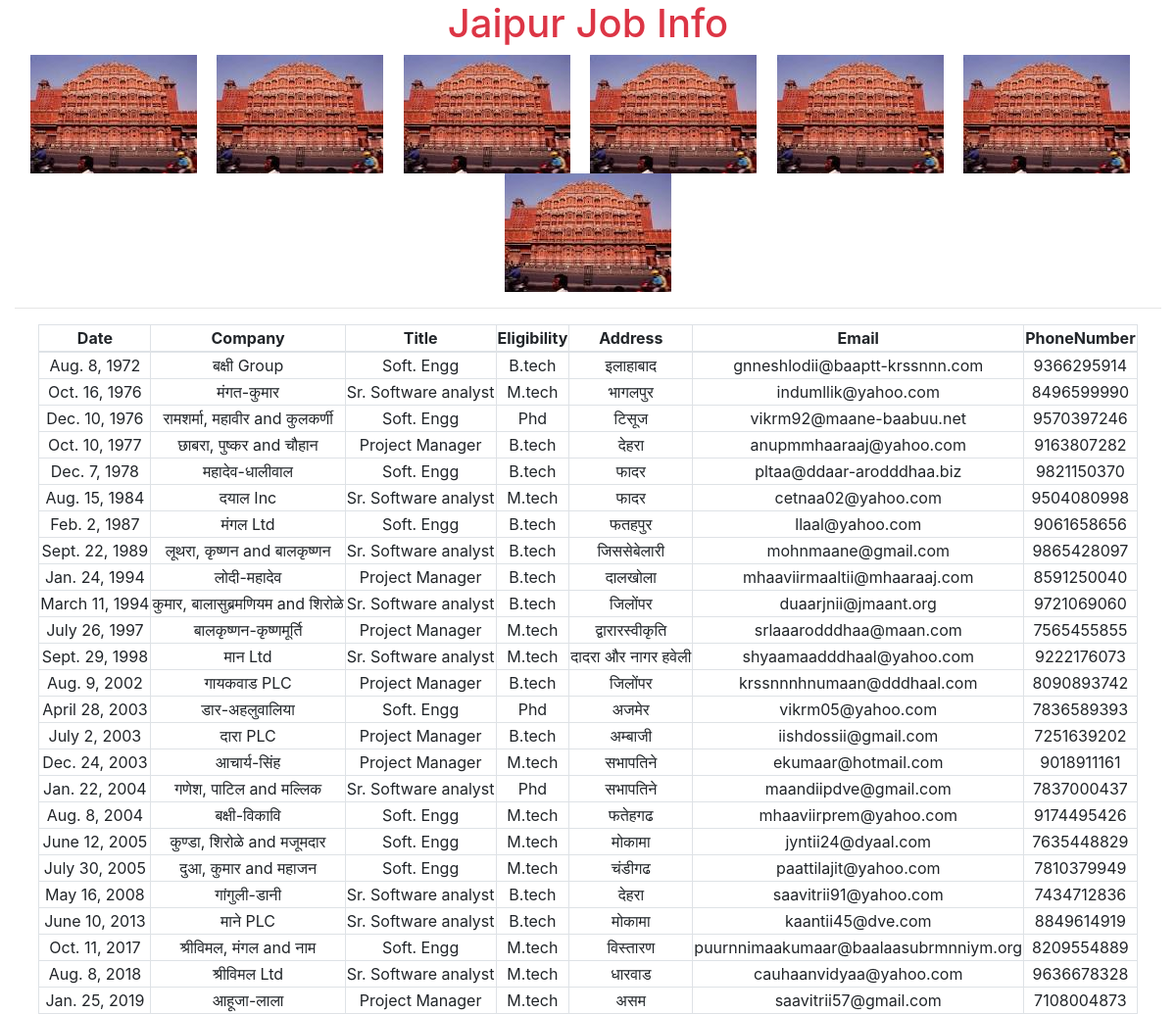
/jaipur/, run on the app's committed database.
### testapp/models.py (models this page shows)
class jaipurjobs(models.Model):
    date=models.DateField()
    company=models.CharField(max_length=30)
    title=models.CharField(max_length=30)
    eligibility=models.CharField(max_length=30)
    address=models.CharField(max_length=30)
    email=models.EmailField()
    phonenumber=models.IntegerField()

### testapp/views.py (the view)
# urls.py: url(r'^jaipur/', views.jaipurjobsinfo),
def jaipurjobsinfo(request):
    jaipur_list=jaipurjobs.objects.order_by('date')
    mydict={'joblist':jaipur_list}
    return render(request,'testapp/jaipur.html',context=mydict)

### templates/testapp/jaipur.html (shortened to what this page needs)
<!DOCTYPE html>
{% load staticfiles %}
<html lang="en" dir="ltr">
  <head>
    <link rel="stylesheet" href="{% static "css/demo.css" %}">
    <link rel="stylesheet" href="https://stackpath.bootstrapcdn.com/bootstrap/4.3.1/css/bootstrap.min.css">
  </head>
  <body>
    <div class="container-fluid text-center">
        <h1 class="text-center text-danger">Jaipur Job Info</h1>
    <img src="{% static "images/jaipur.jpg" %}" class="mr-3" alt="">
    <img src="{% static "images/jaipur.jpg" %}" class="mr-3" alt="">
    <img src="{% static "images/jaipur.jpg" %}" class="mr-3" alt="">
    <img src="{% static "images/jaipur.jpg" %}" class="mr-3" alt="">
    <img src="{% static "images/jaipur.jpg" %}" class="mr-3" alt="">
    <img src="{% static "images/jaipur.jpg" %}" class="mr-3" alt="">
    <img src="{% static "images/jaipur.jpg" %}" alt="">
    <hr>
    {% if joblist %}
    <table class="table-bordered " align="center">
      <thead>
        <th>Date</th>
        <th>Company</th>
        <th>Title</th>
        <th>Eligibility</th>
        <th>Address</th>
        <th>Email</th>
        <th>PhoneNumber</th>
        </thead>
        {% for job in joblist %}
        <tr>
          <td>{{job.date}}</td>
          <td>{{job.company}}</td>
          <td>{{job.title}}</td>
          <td>{{job.eligibility}}</td>
          <td>{{job.address}}</td>
          <td>{{job.email}}</td>
          <td>{{job.phonenumber}}</td>
        </tr>
        {% endfor %}
        {% endif %}
    </table>
    </div>
  </body>
</html>

### static/css/demo.css (style rules this page uses)
body { background: url("https://cdn.pixabay.com/photo/2016/08/06/14/11/camel-1574449_960_720.png"); text-align: center; }

### data on the page
jaipurjobs: date "Aug. 8, 1972", company "बक्षी Group", title "Soft. Engg", eligibility "B.tech", address "इलाहाबाद", email "gnneshlodii@baaptt-krssnnn.com", phonenumber "9366295914"
jaipurjobs: date "Oct. 16, 1976", company "मंगत-कुमार", title "Sr. Software analyst", eligibility "M.tech", address "भागलपुर", email "indumllik@yahoo.com", phonenumber "8496599990"
jaipurjobs: date "Dec. 10, 1976", company "रामशर्मा, महावीर and कुलकर्णी", title "Soft. Engg", eligibility "Phd", address "टिसूज", email "vikrm92@maane-baabuu.net", phonenumber "9570397246"
jaipurjobs: date "Oct. 10, 1977", company "छाबरा, पुष्कर and चौहान", title "Project Manager", eligibility "B.tech", address "देहरा", email "anupmmhaaraaj@yahoo.com", phonenumber "9163807282"
jaipurjobs: date "Dec. 7, 1978", company "महादेव-धालीवाल", title "Soft. Engg", eligibility "B.tech", address "फादर", email "pltaa@ddaar-arodddhaa.biz", phonenumber "9821150370"
jaipurjobs: date "Aug. 15, 1984", company "दयाल Inc", title "Sr. Software analyst", eligibility "M.tech", address "फादर", email "cetnaa02@yahoo.com", phonenumber "9504080998"
jaipurjobs: date "Feb. 2, 1987", company "मंगल Ltd", title "Soft. Engg", eligibility "B.tech", address "फतहपुर", email "llaal@yahoo.com", phonenumber "9061658656"
jaipurjobs: date "Sept. 22, 1989", company "लूथरा, कृष्णन and बालकृष्णन", title "Sr. Software analyst", eligibility "B.tech", address "जिससेबेलारी", email "mohnmaane@gmail.com", phonenumber "9865428097"
jaipurjobs: date "Jan. 24, 1994", company "लोदी-महादेव", title "Project Manager", eligibility "B.tech", address "दालखोला", email "mhaaviirmaaltii@mhaaraaj.com", phonenumber "8591250040"
jaipurjobs: date "March 11, 1994", company "कुमार, बालासुब्रमणियम and शिरोळे", title "Sr. Software analyst", eligibility "B.tech", address "जिलोंपर", email "duaarjnii@jmaant.org", phonenumber "9721069060"
jaipurjobs: date "July 26, 1997", company "बालकृष्णन-कृष्णमूर्ति", title "Project Manager", eligibility "M.tech", address "द्वारारस्वीकृति", email "srlaaarodddhaa@maan.com", phonenumber "7565455855"
jaipurjobs: date "Sept. 29, 1998", company "मान Ltd", title "Sr. Software analyst", eligibility "M.tech", address "दादरा और नागर हवेली", email "shyaamaadddhaal@yahoo.com", phonenumber "9222176073"
jaipurjobs: date "Aug. 9, 2002", company "गायकवाड PLC", title "Project Manager", eligibility "B.tech", address "जिलोंपर", email "krssnnnhnumaan@dddhaal.com", phonenumber "8090893742"
jaipurjobs: date "April 28, 2003", company "डार-अहलुवालिया", title "Soft. Engg", eligibility "Phd", address "अजमेर", email "vikrm05@yahoo.com", phonenumber "7836589393"
jaipurjobs: date "July 2, 2003", company "दारा PLC", title "Project Manager", eligibility "B.tech", address "अम्बाजी", email "iishdossii@gmail.com", phonenumber "7251639202"
jaipurjobs: date "Dec. 24, 2003", company "आचार्य-सिंह", title "Project Manager", eligibility "M.tech", address "सभापतिने", email "ekumaar@hotmail.com", phonenumber "9018911161"
jaipurjobs: date "Jan. 22, 2004", company "गणेश, पाटिल and मल्लिक", title "Sr. Software analyst", eligibility "Phd", address "सभापतिने", email "maandiipdve@gmail.com", phonenumber "7837000437"
jaipurjobs: date "Aug. 8, 2004", company "बक्षी-विकावि", title "Soft. Engg", eligibility "M.tech", address "फतेहगढ", email "mhaaviirprem@yahoo.com", phonenumber "9174495426"
jaipurjobs: date "June 12, 2005", company "कुण्डा, शिरोळे and मजूमदार", title "Soft. Engg", eligibility "M.tech", address "मोकामा", email "jyntii24@dyaal.com", phonenumber "7635448829"
jaipurjobs: date "July 30, 2005", company "दुआ, कुमार and महाजन", title "Soft. Engg", eligibility "M.tech", address "चंडीगढ", email "paattilajit@yahoo.com", phonenumber "7810379949"
jaipurjobs: date "May 16, 2008", company "गांगुली-डानी", title "Sr. Software analyst", eligibility "B.tech", address "देहरा", email "saavitrii91@yahoo.com", phonenumber "7434712836"
jaipurjobs: date "June 10, 2013", company "माने PLC", title "Sr. Software analyst", eligibility "B.tech", address "मोकामा", email "kaantii45@dve.com", phonenumber "8849614919"
jaipurjobs: date "Oct. 11, 2017", company "श्रीविमल, मंगल and नाम", title "Soft. Engg", eligibility "M.tech", address "विस्तारण", email "puurnnimaakumaar@baalaasubrmnniym.org", phonenumber "8209554889"
jaipurjobs: date "Aug. 8, 2018", company "श्रीविमल Ltd", title "Sr. Software analyst", eligibility "M.tech", address "धारवाड", email "cauhaanvidyaa@yahoo.com", phonenumber "9636678328"
jaipurjobs: date "Jan. 25, 2019", company "आहूजा-लाला", title "Project Manager", eligibility "M.tech", address "असम", email "saavitrii57@gmail.com", phonenumber "7108004873"
